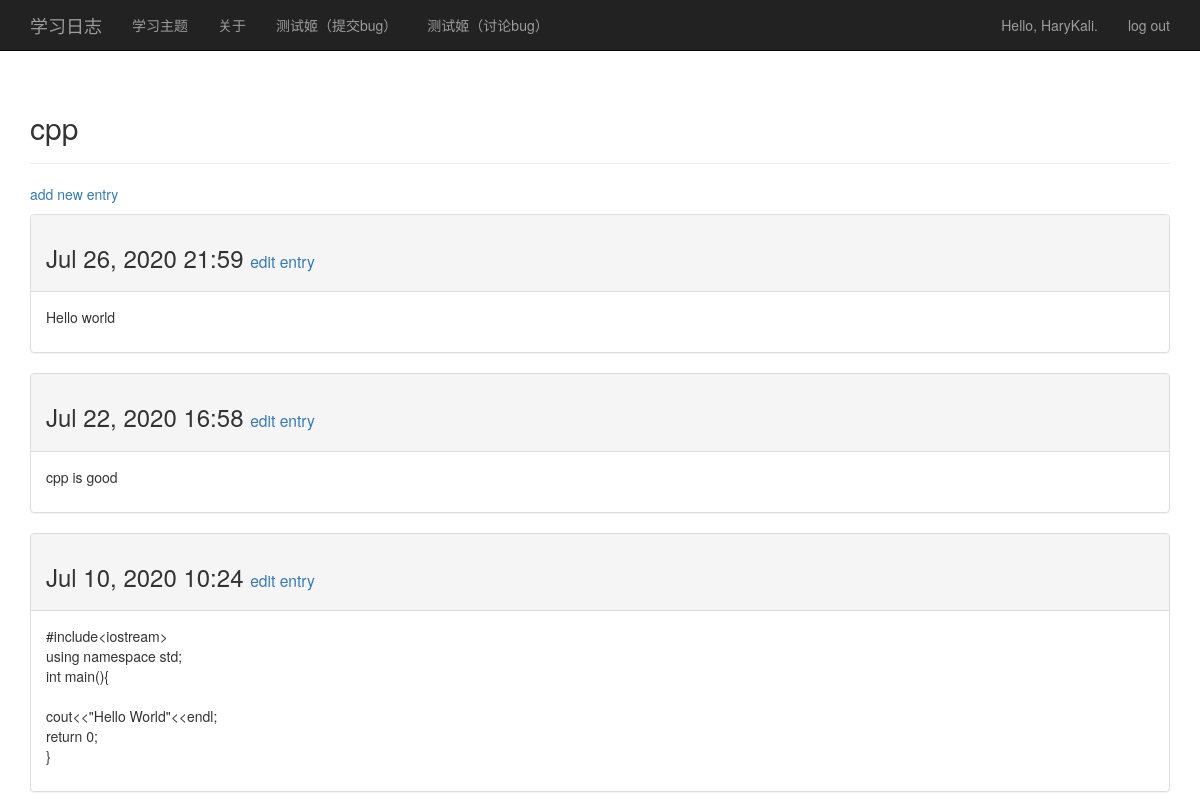
The page /topics/1/ (signed in) on the database its author committed.
### my_blogs/models.py (models this page shows, shortened)
class Topic(models.Model):
    text = models.CharField(max_length=200)  # CharField可以容纳不同文字
    date_added = models.DateTimeField(auto_now_add=True)  # 为标题的创建加上时间
    owner = models.ForeignKey(User,on_delete=models.CASCADE)  # 建立一个外键关系,dj3.0以上记得传on_delete
    def __str__(self):
        return self.text

class Entry(models.Model):
    topic = models.ForeignKey(Topic, on_delete=models.CASCADE)
    text =RichTextUploadingField()  # 这里要注意CharField和TextFiled之间的区别，TextFiled 传递max_length
    date_added = models.DateTimeField(auto_now_add=True)
    class Meta:
        verbose_name_plural = 'entries'

### my_blogs/views.py (the view)
# urls.py: url(r'^topics/(?P<topic_id>\d+)/$', views.topic, name='topic'),
@login_required
def topic(request, topic_id):
    topic = Topic.objects.get(id=topic_id)
    entries = topic.entry_set.order_by("-date_added")  # 这个地方是让按降序排列
    context = {"topic": topic, 'entries': entries}
    return render(request, "my_blogs/topic.html", context)

### my_blogs/templates/my_blogs/topic.html
{% extends 'my_blogs/base.html' %}
{% block header %}
    <h2>{{ topic }}</h2>
{% endblock header %}
{% block content %}
    <p>
        <a href="{% url 'my_blogs:new_entry' topic.id %}">add new entry</a>
    </p>
    {% for entry in entries %}
        <div class="panel panel-default">
            <div class="panel-heading">
                 <h3>
                {{ entry.date_added|date:'M d, Y H:i' }}
                 <small>
                <a href="{% url 'my_blogs:edit_entry' entry.id %}">
                    edit entry</a>
            </small>
            </h3>
            </div>
            <div class="panel-body">
                {{ entry.text|linebreaks }}
            </div>
        </div>
    {% empty %}
        There are no entries for this topic yet.
    {% endfor %}
{% endblock content %}

### my_blogs/templates/my_blogs/base.html (shortened to what this page needs)
{% load bootstrap3 %}
<!DOCTYPE html>
<html lang="en">
<head>
    {% bootstrap_css %}
</head>
<body>
<nav class="navbar navbar-inverse navbar-static-top">
    <div class="container">
        <div class="navbar-header">
            <a class="navbar-brand" href="{% url 'my_blogs:index' %}">
                学习日志</a>
        </div>
        <div id="navbar" class="navbar-collapse collapse">
            <ul class="nav navbar-nav">
                <li><a href="{% url 'my_blogs:topics' %}">学习主题</a></li>
            </ul>
            <ul class="nav navbar-nav">
                <li><a href="about.html">关于</a></li>
            </ul>
            <ul class="nav navbar-nav">
                <li><a href="/bug_submit/templates/bug_submit/submit.html">测试姬（提交bug）</a></li>
            </ul>
            <ul class="nav navbar-nav">
                <li><a href="/bug_submit/templates/bug_submit/discuss.html">测试姬（讨论bug）</a></li>
            </ul>
            <ul class="nav navbar-nav navbar-right">
                {% if user.is_authenticated %}
                    <li><a>Hello, {{ user.username }}.</a></li>
                    <li><a href="{% url 'users:logout' %}">log out</a></li>
                {% else %}
                    <li><a href="{% url 'users:register' %}">register</a></li>
                    <li><a href="{% url 'users:login' %}">log in</a></li>
                {% endif %}
            </ul>
        </div>
    </div>
</nav>
<div class="container">
    <div class="page-header">
        {% block header %}{% endblock header %}
    </div>
    <div>
        {% block content %}{% endblock content %}
    </div>
</div>
</body>
</html>

### rows shown on the page
Topic: text "cpp"
Entry: date_added "Jul 26, 2020 21:59", text "Hello world"
Entry: date_added "Jul 22, 2020 16:58", text "cpp is good"
Entry: date_added "Jul 10, 2020 10:24", text "#include<iostream> using namespace std; int main(){ cout<<\"Hello World\"<<endl; return 0; }"

### other values the page prints
{{ user.username }} "HaryKali"
